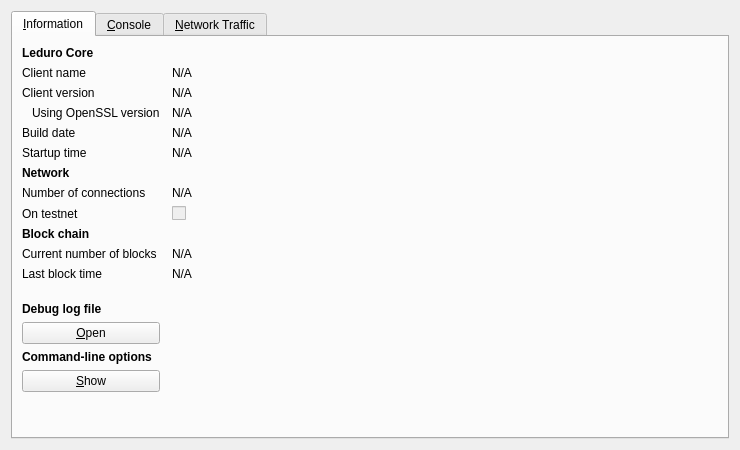
<?xml version="1.0" encoding="UTF-8"?>
<ui version="4.0">
 <class>RPCConsole</class>
 <widget class="QDialog" name="RPCConsole">
  <property name="geometry">
   <rect>
    <x>0</x>
    <y>0</y>
    <width>740</width>
    <height>450</height>
   </rect>
  </property>
  <property name="windowTitle">
   <string>Leduro - Debug window</string>
  </property>
  <layout class="QVBoxLayout" name="verticalLayout_2">
   <item>
    <widget class="QTabWidget" name="tabWidget">
     <property name="currentIndex">
      <number>0</number>
     </property>
     <widget class="QWidget" name="tab_info">
      <attribute name="title">
       <string>&amp;Information</string>
      </attribute>
      <layout class="QGridLayout" name="gridLayout" columnstretch="0,1">
       <property name="horizontalSpacing">
        <number>12</number>
       </property>
       <item row="0" column="0">
        <widget class="QLabel" name="label_9">
         <property name="font">
          <font>
           <weight>75</weight>
           <bold>true</bold>
          </font>
         </property>
         <property name="text">
          <string>Leduro Core</string>
         </property>
        </widget>
       </item>
       <item row="1" column="0">
        <widget class="QLabel" name="label_5">
         <property name="text">
          <string>Client name</string>
         </property>
        </widget>
       </item>
       <item row="1" column="1">
        <widget class="QLabel" name="clientName">
         <property name="cursor">
          <cursorShape>IBeamCursor</cursorShape>
         </property>
         <property name="text">
          <string>N/A</string>
         </property>
         <property name="textFormat">
          <enum>Qt::PlainText</enum>
         </property>
         <property name="textInteractionFlags">
          <set>Qt::LinksAccessibleByMouse|Qt::TextSelectableByKeyboard|Qt::TextSelectableByMouse</set>
         </property>
        </widget>
       </item>
       <item row="2" column="0">
        <widget class="QLabel" name="label_6">
         <property name="text">
          <string>Client version</string>
         </property>
        </widget>
       </item>
       <item row="2" column="1">
        <widget class="QLabel" name="clientVersion">
         <property name="cursor">
          <cursorShape>IBeamCursor</cursorShape>
         </property>
         <property name="text">
          <string>N/A</string>
         </property>
         <property name="textFormat">
          <enum>Qt::PlainText</enum>
         </property>
         <property name="textInteractionFlags">
          <set>Qt::LinksAccessibleByMouse|Qt::TextSelectableByKeyboard|Qt::TextSelectableByMouse</set>
         </property>
        </widget>
       </item>
       <item row="3" column="0">
        <widget class="QLabel" name="label_14">
         <property name="text">
          <string>Using OpenSSL version</string>
         </property>
         <property name="indent">
          <number>10</number>
         </property>
        </widget>
       </item>
       <item row="3" column="1">
        <widget class="QLabel" name="openSSLVersion">
         <property name="cursor">
          <cursorShape>IBeamCursor</cursorShape>
         </property>
         <property name="text">
          <string>N/A</string>
         </property>
         <property name="textFormat">
          <enum>Qt::PlainText</enum>
         </property>
         <property name="textInteractionFlags">
          <set>Qt::LinksAccessibleByMouse|Qt::TextSelectableByKeyboard|Qt::TextSelectableByMouse</set>
         </property>
        </widget>
       </item>
       <item row="4" column="0">
        <widget class="QLabel" name="label_12">
         <property name="text">
          <string>Build date</string>
         </property>
        </widget>
       </item>
       <item row="4" column="1">
        <widget class="QLabel" name="buildDate">
         <property name="cursor">
          <cursorShape>IBeamCursor</cursorShape>
         </property>
         <property name="text">
          <string>N/A</string>
         </property>
         <property name="textFormat">
          <enum>Qt::PlainText</enum>
         </property>
         <property name="textInteractionFlags">
          <set>Qt::LinksAccessibleByMouse|Qt::TextSelectableByKeyboard|Qt::TextSelectableByMouse</set>
         </property>
        </widget>
       </item>
       <item row="5" column="0">
        <widget class="QLabel" name="label_13">
         <property name="text">
          <string>Startup time</string>
         </property>
        </widget>
       </item>
       <item row="5" column="1">
        <widget class="QLabel" name="startupTime">
         <property name="cursor">
          <cursorShape>IBeamCursor</cursorShape>
         </property>
         <property name="text">
          <string>N/A</string>
         </property>
         <property name="textFormat">
          <enum>Qt::PlainText</enum>
         </property>
         <property name="textInteractionFlags">
          <set>Qt::LinksAccessibleByMouse|Qt::TextSelectableByKeyboard|Qt::TextSelectableByMouse</set>
         </property>
        </widget>
       </item>
       <item row="6" column="0">
        <widget class="QLabel" name="label_11">
         <property name="font">
          <font>
           <weight>75</weight>
           <bold>true</bold>
          </font>
         </property>
         <property name="text">
          <string>Network</string>
         </property>
        </widget>
       </item>
       <item row="7" column="0">
        <widget class="QLabel" name="label_7">
         <property name="text">
          <string>Number of connections</string>
         </property>
        </widget>
       </item>
       <item row="7" column="1">
        <widget class="QLabel" name="numberOfConnections">
         <property name="cursor">
          <cursorShape>IBeamCursor</cursorShape>
         </property>
         <property name="text">
          <string>N/A</string>
         </property>
         <property name="textFormat">
          <enum>Qt::PlainText</enum>
         </property>
         <property name="textInteractionFlags">
          <set>Qt::LinksAccessibleByMouse|Qt::TextSelectableByKeyboard|Qt::TextSelectableByMouse</set>
         </property>
        </widget>
       </item>
       <item row="8" column="0">
        <widget class="QLabel" name="label_8">
         <property name="text">
          <string>On testnet</string>
         </property>
        </widget>
       </item>
       <item row="8" column="1">
        <widget class="QCheckBox" name="isTestNet">
         <property name="enabled">
          <bool>false</bool>
         </property>
         <property name="text">
          <string/>
         </property>
        </widget>
       </item>
       <item row="9" column="0">
        <widget class="QLabel" name="label_10">
         <property name="font">
          <font>
           <weight>75</weight>
           <bold>true</bold>
          </font>
         </property>
         <property name="text">
          <string>Block chain</string>
         </property>
        </widget>
       </item>
       <item row="10" column="0">
        <widget class="QLabel" name="label_3">
         <property name="text">
          <string>Current number of blocks</string>
         </property>
        </widget>
       </item>
       <item row="10" column="1">
        <widget class="QLabel" name="numberOfBlocks">
         <property name="cursor">
          <cursorShape>IBeamCursor</cursorShape>
         </property>
         <property name="text">
          <string>N/A</string>
         </property>
         <property name="textFormat">
          <enum>Qt::PlainText</enum>
         </property>
         <property name="textInteractionFlags">
          <set>Qt::LinksAccessibleByMouse|Qt::TextSelectableByKeyboard|Qt::TextSelectableByMouse</set>
         </property>
        </widget>
       </item>
       <item row="11" column="0">
        <widget class="QLabel" name="label_2">
         <property name="text">
          <string>Last block time</string>
         </property>
        </widget>
       </item>
       <item row="11" column="1">
        <widget class="QLabel" name="lastBlockTime">
         <property name="cursor">
          <cursorShape>IBeamCursor</cursorShape>
         </property>
         <property name="text">
          <string>N/A</string>
         </property>
         <property name="textFormat">
          <enum>Qt::PlainText</enum>
         </property>
         <property name="textInteractionFlags">
          <set>Qt::LinksAccessibleByMouse|Qt::TextSelectableByKeyboard|Qt::TextSelectableByMouse</set>
         </property>
        </widget>
       </item>
       <item row="12" column="0">
        <spacer name="verticalSpacer_2">
         <property name="orientation">
          <enum>Qt::Vertical</enum>
         </property>
         <property name="sizeHint" stdset="0">
          <size>
           <width>20</width>
           <height>20</height>
          </size>
         </property>
        </spacer>
       </item>
       <item row="13" column="0">
        <widget class="QLabel" name="labelDebugLogfile">
         <property name="font">
          <font>
           <weight>75</weight>
           <bold>true</bold>
          </font>
         </property>
         <property name="text">
          <string>Debug log file</string>
         </property>
        </widget>
       </item>
       <item row="14" column="0">
        <widget class="QPushButton" name="openDebugLogfileButton">
         <property name="toolTip">
          <string>Open the Leduro debug log file from the current data directory. This can take a few seconds for large log files.</string>
         </property>
         <property name="text">
          <string>&amp;Open</string>
         </property>
         <property name="autoDefault">
          <bool>false</bool>
         </property>
        </widget>
       </item>
       <item row="15" column="0">
        <widget class="QLabel" name="labelCLOptions">
         <property name="font">
          <font>
           <weight>75</weight>
           <bold>true</bold>
          </font>
         </property>
         <property name="text">
          <string>Command-line options</string>
         </property>
        </widget>
       </item>
       <item row="16" column="0">
        <widget class="QPushButton" name="showCLOptionsButton">
         <property name="toolTip">
          <string>Show the Leduro-Qt help message to get a list with possible Leduro command-line options.</string>
         </property>
         <property name="text">
          <string>&amp;Show</string>
         </property>
         <property name="autoDefault">
          <bool>false</bool>
         </property>
        </widget>
       </item>
       <item row="17" column="0">
        <spacer name="verticalSpacer">
         <property name="orientation">
          <enum>Qt::Vertical</enum>
         </property>
         <property name="sizeHint" stdset="0">
          <size>
           <width>20</width>
           <height>40</height>
          </size>
         </property>
        </spacer>
       </item>
      </layout>
     </widget>
     <widget class="QWidget" name="tab_console">
      <attribute name="title">
       <string>&amp;Console</string>
      </attribute>
      <layout class="QVBoxLayout" name="verticalLayout_3">
       <property name="spacing">
        <number>3</number>
       </property>
       <item>
        <widget class="QTextEdit" name="messagesWidget">
         <property name="minimumSize">
          <size>
           <width>0</width>
           <height>100</height>
          </size>
         </property>
         <property name="readOnly">
          <bool>true</bool>
         </property>
         <property name="tabKeyNavigation" stdset="0">
          <bool>false</bool>
         </property>
         <property name="columnCount" stdset="0">
          <number>2</number>
         </property>
        </widget>
       </item>
       <item>
        <layout class="QHBoxLayout" name="horizontalLayout">
         <property name="spacing">
          <number>3</number>
         </property>
         <item>
          <widget class="QLabel" name="label">
           <property name="text">
            <string notr="true">&gt;</string>
           </property>
          </widget>
         </item>
         <item>
          <widget class="QLineEdit" name="lineEdit"/>
         </item>
         <item>
          <widget class="QPushButton" name="clearButton">
           <property name="maximumSize">
            <size>
             <width>24</width>
             <height>24</height>
            </size>
           </property>
           <property name="toolTip">
            <string>Clear console</string>
           </property>
           <property name="text">
            <string/>
           </property>
           <property name="icon">
            <iconset resource="../bitcoin.qrc">
             <normaloff>:/icons/remove</normaloff>:/icons/remove</iconset>
           </property>
           <property name="shortcut">
            <string notr="true">Ctrl+L</string>
           </property>
           <property name="autoDefault">
            <bool>false</bool>
           </property>
          </widget>
         </item>
        </layout>
       </item>
      </layout>
     </widget>
     <widget class="QWidget" name="tab">
      <attribute name="title">
       <string>&amp;Network Traffic</string>
      </attribute>
      <layout class="QHBoxLayout" name="horizontalLayout_3">
       <item>
        <layout class="QVBoxLayout" name="verticalLayout_4">
         <item>
          <widget class="TrafficGraphWidget" name="trafficGraph" native="true">
           <property name="sizePolicy">
            <sizepolicy hsizetype="Expanding" vsizetype="Expanding">
             <horstretch>0</horstretch>
             <verstretch>0</verstretch>
            </sizepolicy>
           </property>
          </widget>
         </item>
         <item>
          <layout class="QHBoxLayout" name="horizontalLayout_2">
           <item>
            <widget class="QSlider" name="sldGraphRange">
             <property name="minimum">
              <number>1</number>
             </property>
             <property name="maximum">
              <number>288</number>
             </property>
             <property name="pageStep">
              <number>12</number>
             </property>
             <property name="value">
              <number>6</number>
             </property>
             <property name="orientation">
              <enum>Qt::Horizontal</enum>
             </property>
            </widget>
           </item>
           <item>
            <widget class="QLabel" name="lblGraphRange">
             <property name="minimumSize">
              <size>
               <width>100</width>
               <height>0</height>
              </size>
             </property>
             <property name="alignment">
              <set>Qt::AlignCenter</set>
             </property>
            </widget>
           </item>
           <item>
            <widget class="QPushButton" name="btnClearTrafficGraph">
             <property name="text">
              <string>&amp;Clear</string>
             </property>
            </widget>
           </item>
          </layout>
         </item>
        </layout>
       </item>
       <item>
        <layout class="QVBoxLayout" name="verticalLayout">
         <item>
          <widget class="QGroupBox" name="groupBox">
           <property name="title">
            <string>Totals</string>
           </property>
           <layout class="QVBoxLayout" name="verticalLayout_5">
            <item>
             <layout class="QHBoxLayout" name="horizontalLayout_4">
              <item>
               <widget class="Line" name="line">
                <property name="sizePolicy">
                 <sizepolicy hsizetype="Fixed" vsizetype="Fixed">
                  <horstretch>0</horstretch>
                  <verstretch>0</verstretch>
                 </sizepolicy>
                </property>
                <property name="minimumSize">
                 <size>
                  <width>10</width>
                  <height>0</height>
                 </size>
                </property>
                <property name="palette">
                 <palette>
                  <active>
                   <colorrole role="Light">
                    <brush brushstyle="SolidPattern">
                     <color alpha="255">
                      <red>0</red>
                      <green>255</green>
                      <blue>0</blue>
                     </color>
                    </brush>
                   </colorrole>
                  </active>
                  <inactive>
                   <colorrole role="Light">
                    <brush brushstyle="SolidPattern">
                     <color alpha="255">
                      <red>0</red>
                      <green>255</green>
                      <blue>0</blue>
                     </color>
                    </brush>
                   </colorrole>
                  </inactive>
                  <disabled>
                   <colorrole role="Light">
                    <brush brushstyle="SolidPattern">
                     <color alpha="255">
                      <red>0</red>
                      <green>255</green>
                      <blue>0</blue>
                     </color>
                    </brush>
                   </colorrole>
                  </disabled>
                 </palette>
                </property>
                <property name="orientation">
                 <enum>Qt::Horizontal</enum>
                </property>
               </widget>
              </item>
              <item>
               <widget class="QLabel" name="label_16">
                <property name="text">
                 <string>In:</string>
                </property>
               </widget>
              </item>
              <item>
               <widget class="QLabel" name="lblBytesIn">
                <property name="minimumSize">
                 <size>
                  <width>50</width>
                  <height>0</height>
                 </size>
                </property>
                <property name="alignment">
                 <set>Qt::AlignRight|Qt::AlignTrailing|Qt::AlignVCenter</set>
                </property>
               </widget>
              </item>
             </layout>
            </item>
            <item>
             <layout class="QHBoxLayout" name="horizontalLayout_5">
              <item>
               <widget class="Line" name="line_2">
                <property name="sizePolicy">
                 <sizepolicy hsizetype="Fixed" vsizetype="Fixed">
                  <horstretch>0</horstretch>
                  <verstretch>0</verstretch>
                 </sizepolicy>
                </property>
                <property name="minimumSize">
                 <size>
                  <width>10</width>
                  <height>0</height>
                 </size>
                </property>
                <property name="palette">
                 <palette>
                  <active>
                   <colorrole role="Light">
                    <brush brushstyle="SolidPattern">
                     <color alpha="255">
                      <red>255</red>
                      <green>0</green>
                      <blue>0</blue>
                     </color>
                    </brush>
                   </colorrole>
                  </active>
                  <inactive>
                   <colorrole role="Light">
                    <brush brushstyle="SolidPattern">
                     <color alpha="255">
                      <red>255</red>
                      <green>0</green>
                      <blue>0</blue>
                     </color>
                    </brush>
                   </colorrole>
                  </inactive>
                  <disabled>
                   <colorrole role="Light">
                    <brush brushstyle="SolidPattern">
                     <color alpha="255">
                      <red>255</red>
                      <green>0</green>
                      <blue>0</blue>
                     </color>
                    </brush>
                   </colorrole>
                  </disabled>
                 </palette>
                </property>
                <property name="orientation">
                 <enum>Qt::Horizontal</enum>
                </property>
               </widget>
              </item>
              <item>
               <widget class="QLabel" name="label_17">
                <property name="text">
                 <string>Out:</string>
                </property>
               </widget>
              </item>
              <item>
               <widget class="QLabel" name="lblBytesOut">
                <property name="minimumSize">
                 <size>
                  <width>50</width>
                  <height>0</height>
                 </size>
                </property>
                <property name="alignment">
                 <set>Qt::AlignRight|Qt::AlignTrailing|Qt::AlignVCenter</set>
                </property>
               </widget>
              </item>
             </layout>
            </item>
            <item>
             <spacer name="verticalSpacer_4">
              <property name="orientation">
               <enum>Qt::Vertical</enum>
              </property>
              <property name="sizeHint" stdset="0">
               <size>
                <width>20</width>
                <height>407</height>
               </size>
              </property>
             </spacer>
            </item>
           </layout>
          </widget>
         </item>
        </layout>
       </item>
      </layout>
     </widget>
    </widget>
   </item>
  </layout>
 </widget>
 <customwidgets>
  <customwidget>
   <class>TrafficGraphWidget</class>
   <extends>QWidget</extends>
   <header>trafficgraphwidget.h</header>
   <container>1</container>
   <slots>
    <slot>clear()</slot>
   </slots>
  </customwidget>
 </customwidgets>
 <resources>
  <include location="../bitcoin.qrc"/>
 </resources>
 <connections/>
</ui>
